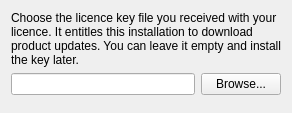
<?xml version="1.0" encoding="UTF-8"?>
<ui version="4.0">
 <class>LicenseKeyPage</class>
 <widget class="QWidget" name="LicenseKeyPage">
  <property name="windowTitle">
   <string>Licence key</string>
  </property>
  <layout class="QVBoxLayout" name="verticalLayout">
   <item>
    <widget class="QLabel" name="description">
     <property name="text">
      <string>Choose the licence key file you received with your licence. It entitles this installation to download product updates. You can leave it empty and install the key later.</string>
     </property>
     <property name="wordWrap">
      <bool>true</bool>
     </property>
    </widget>
   </item>
   <item>
    <layout class="QHBoxLayout" name="keyRow">
     <item>
      <widget class="QLineEdit" name="keyPath"/>
     </item>
     <item>
      <widget class="QPushButton" name="browseButton">
       <property name="text">
        <string>Browse...</string>
       </property>
      </widget>
     </item>
    </layout>
   </item>
   <item>
    <spacer name="verticalSpacer">
     <property name="orientation">
      <enum>Qt::Vertical</enum>
     </property>
    </spacer>
   </item>
  </layout>
 </widget>
 <resources/>
 <connections/>
</ui>
